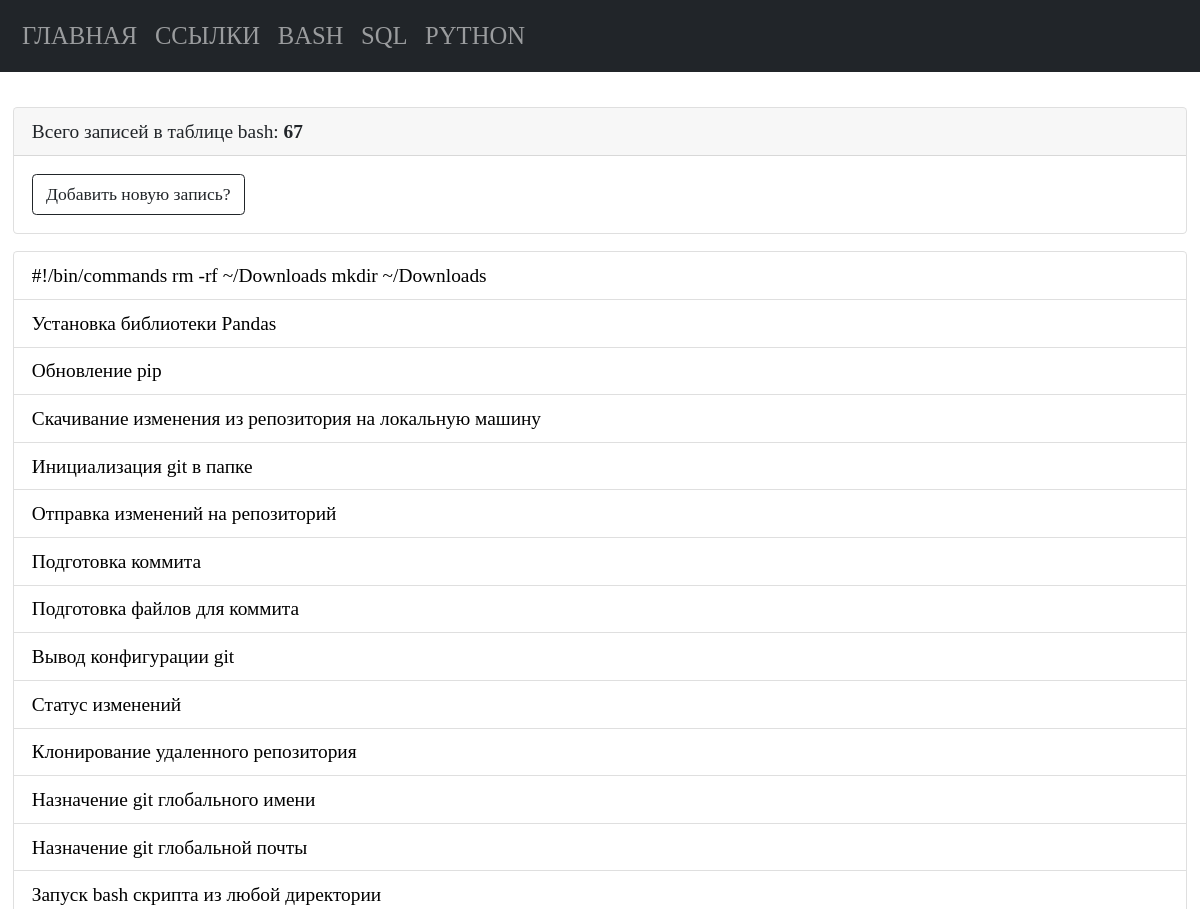
The page /bash (upper part) on the database as committed earlier.
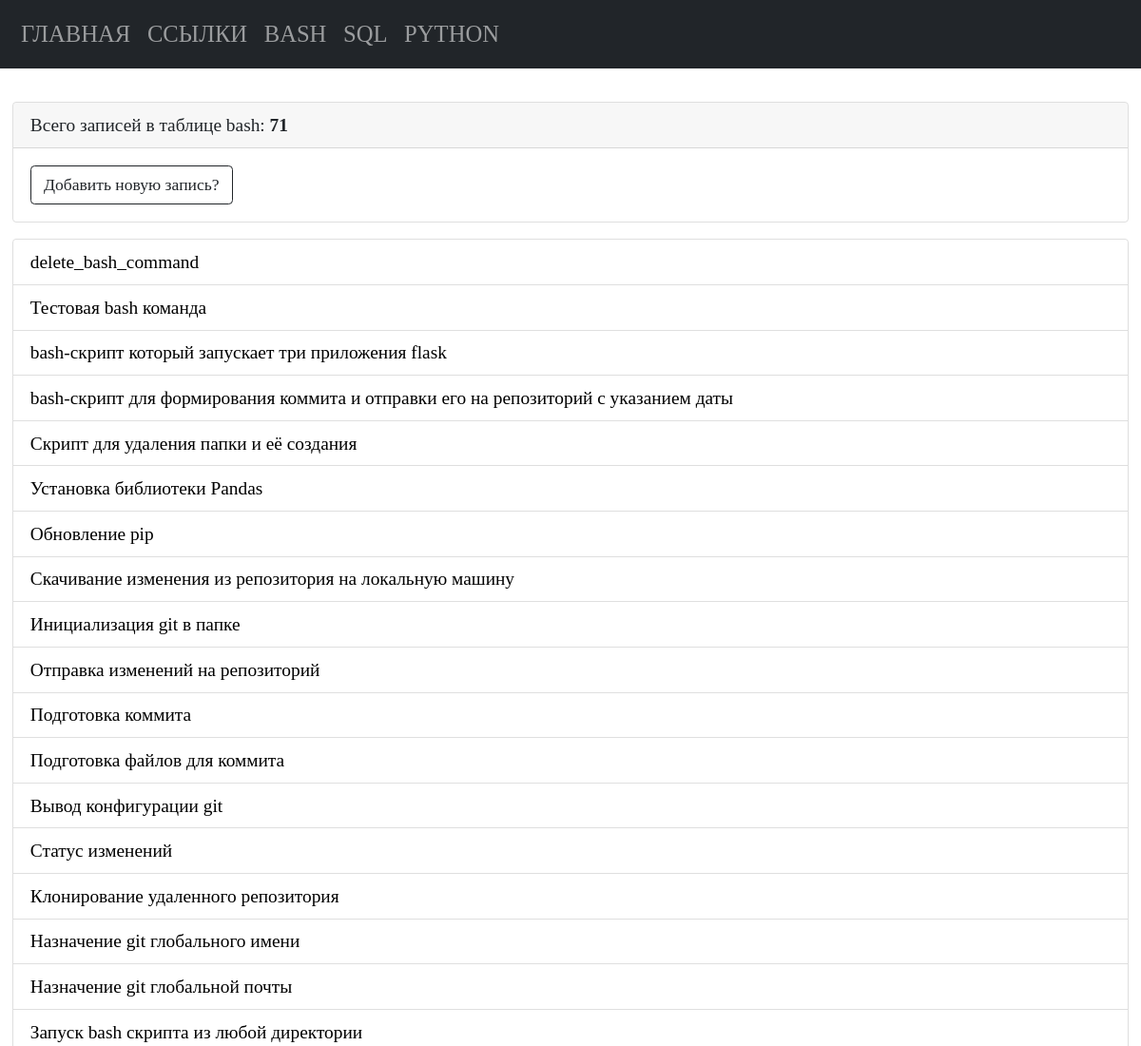
The same page on the database as committed later.
### tables this page shows
CREATE TABLE "bash" (
    bash_id INTEGER PRIMARY KEY AUTOINCREMENT,
    bash_command TEXT NOT NULL,
    bash_name TEXT NOT NULL
  );

### app.py (the view)
@app.route("/bash")
def bash_list_commands():
    conn = connect.get_db_connection()
    cur = conn.cursor()
    bash_list_count = cur.execute("SELECT COUNT(*) FROM bash")
    bash_list_count_print = bash_list_count.fetchone()
    bash_list_count_print_int = int(bash_list_count_print[0])
    bash_list = conn.execute("SELECT * FROM bash ORDER BY 1 DESC").fetchall()
    conn.close()
    return render_template("bash/bash_list_commands.html",
                           bash_list=bash_list,
                           bash_list_count_print_int=bash_list_count_print_int,
                           )

### modules/connect.py (called while the page is built)
def get_db_connection():
    db_path = os.path.join(BASE_DIR, '../database.db')
    conn = sqlite3.connect(db_path)
    conn.row_factory = sqlite3.Row
    return conn

### templates/bash/bash_list_commands.html
{% extends "base.html" %} {% block title %}Команды bash{% endblock %} {% block content %}
<div class="card mb-3">
   <div class="card-header">
      Всего записей в таблице bash: <b>{{ bash_list_count_print_int }}</b>
   </div>
   <div class="card-body">
      <p class="card-text">
         <a href="{{ url_for('add_bash_command') }}" class="btn btn-outline-dark">Добавить новую запись?</a>
      </p>
   </div>
</div>
<ul class="list-group">
   {% for bash_list in bash_list %}
   <li class="list-group-item"><a href="{{ url_for('get_post_bash_command', bash_id=bash_list['bash_id']) }}">{{
         bash_list['bash_name'] }}</a></li>
   {% endfor %}
</ul>
{% endblock %}

Rows that differ between the two databases and show on the page:
removed bash: bash_name "#!/bin/commands rm -rf ~/Downloads mkdir ~/Downloads"
added bash: bash_name "delete_bash_command"
added bash: bash_name "Тестовая bash команда"
added bash: bash_name "bash-скрипт который запускает три приложения flask"
added bash: bash_name "bash-скрипт для формирования коммита и отправки его на репозиторий с указанием даты"
added bash: bash_name "Скрипт для удаления папки и её создания"
Other text that changed with them:
{{ bash_list_count_print_int }}: "67" → "71"
